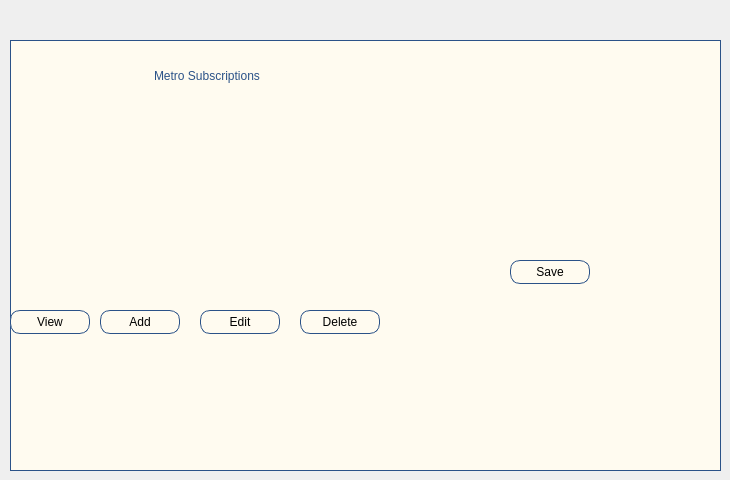
    <widget class="QWidget" name="sub">
     <widget class="QWidget" name="widget_4" native="true">
      <property name="geometry">
       <rect>
        <x>10</x>
        <y>40</y>
        <width>711</width>
        <height>431</height>
       </rect>
      </property>
      <property name="styleSheet">
       <string notr="true">border:1px solid  rgb(43, 82, 136);


background-color: rgb(255, 251, 240);</string>
      </property>
      <widget class="QPushButton" name="pushButton_4">
       <property name="geometry">
        <rect>
         <x>500</x>
         <y>220</y>
         <width>80</width>
         <height>24</height>
        </rect>
       </property>
       <property name="styleSheet">
        <string notr="true">border-radius:10px;
font: 10pt &quot;Segoe UI&quot;;
border:1px solid  rgb(43, 82, 136);
</string>
       </property>
       <property name="text">
        <string>Save</string>
       </property>
      </widget>
      <widget class="QPushButton" name="pushButton_3">
       <property name="geometry">
        <rect>
         <x>290</x>
         <y>270</y>
         <width>80</width>
         <height>24</height>
        </rect>
       </property>
       <property name="styleSheet">
        <string notr="true">border-radius:10px;
font: 10pt &quot;Segoe UI&quot;;
border:1px solid  rgb(43, 82, 136);
</string>
       </property>
       <property name="text">
        <string>Delete</string>
       </property>
      </widget>
      <widget class="QPushButton" name="pushButton_2">
       <property name="geometry">
        <rect>
         <x>190</x>
         <y>270</y>
         <width>80</width>
         <height>24</height>
        </rect>
       </property>
       <property name="styleSheet">
        <string notr="true">border-radius:10px;
font: 10pt &quot;Segoe UI&quot;;
border:1px solid  rgb(43, 82, 136);
</string>
       </property>
       <property name="text">
        <string>Edit</string>
       </property>
      </widget>
      <widget class="QPushButton" name="pushButton">
       <property name="geometry">
        <rect>
         <x>90</x>
         <y>270</y>
         <width>80</width>
         <height>24</height>
        </rect>
       </property>
       <property name="styleSheet">
        <string notr="true">border-radius:10px;
font: 10pt &quot;Segoe UI&quot;;
border:1px solid  rgb(43, 82, 136);
</string>
       </property>
       <property name="text">
        <string>Add</string>
       </property>
      </widget>
      <widget class="QPushButton" name="pushButton_5">
       <property name="geometry">
        <rect>
         <x>0</x>
         <y>270</y>
         <width>80</width>
         <height>24</height>
        </rect>
       </property>
       <property name="styleSheet">
        <string notr="true">border-radius:10px;
font: 10pt &quot;Segoe UI&quot;;
border:1px solid  rgb(43, 82, 136);
</string>
       </property>
       <property name="text">
        <string>View</string>
       </property>
      </widget>
      <widget class="QLabel" name="label">
       <property name="geometry">
        <rect>
         <x>140</x>
         <y>10</y>
         <width>381</width>
         <height>51</height>
        </rect>
       </property>
       <property name="styleSheet">
        <string notr="true">color: rgb(43, 82, 136);
border-color: rgb(255, 251, 240);
font: 700 30pt &quot;Times New Roman&quot;;</string>
       </property>
       <property name="text">
        <string>Metro Subscriptions </string>
       </property>
      </widget>
     </widget>
    </widget>
